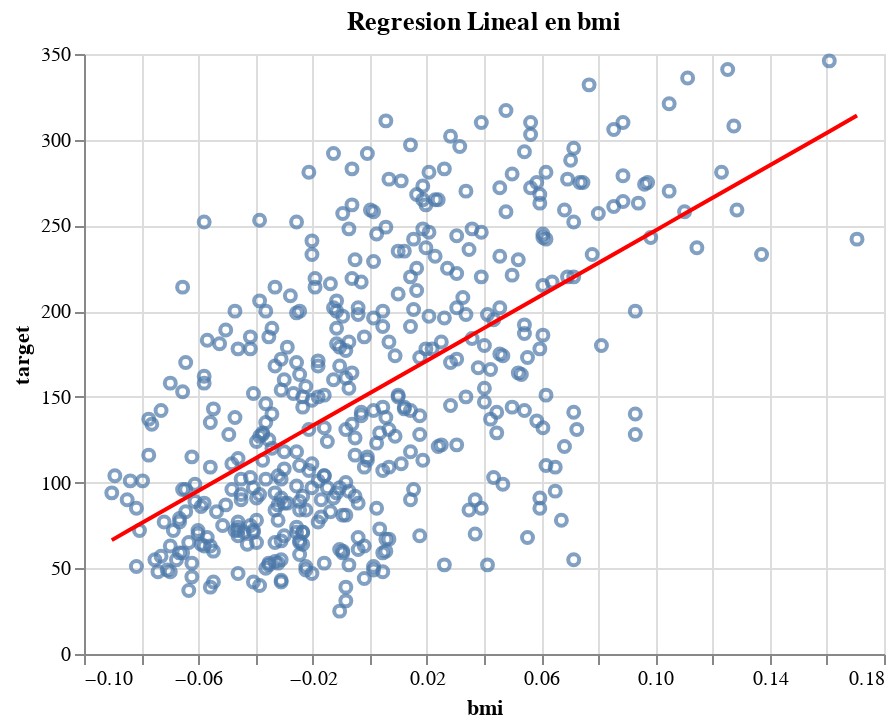

The code cell stored with this chart in its notebook:
### Code cell
line_values=regr.coef_ * diabetes_X["bmi"] + regr.intercept_ #Se crea una serie con los valores de la recta
line_values=line_values.rename("valores")
diabetes_df=pd.concat([diabetes,line_values],axis=1) #Se agrega la serie al dataframe como columna para graficar con altair

points=alt.Chart(diabetes_df).mark_point().encode(
    x="bmi",
    y=alt.Y("target", axis=alt.Axis(title="target"))
).properties(
    title="Regresion Lineal en bmi")

line=alt.Chart(diabetes_df).mark_line(
    color="red",
    size=2
).encode(
    x="bmi",
    y="valores"
)

points + line

### Figure 1 — Vega-Lite specification as saved in the notebook (floating-point values rounded to 4 significant figures; data arrays with more than 128 entries replaced by an {"elided": "..."} marker saying what was removed)
{"config": {"background": "white", "view": {"continuousWidth": 400, "continuousHeight": 300}}, "layer": [{"mark": "point", "encoding": {"x": {"type": "quantitative", "field": "bmi"}, "y": {"type": "quantitative", "axis": {"title": "target"}, "field": "target"}}, "title": "Regresion Lineal en bmi"}, {"mark": {"type": "line", "color": "red", "size": 2}, "encoding": {"x": {"type": "quantitative", "field": "bmi"}, "y": {"type": "quantitative", "field": "valores"}}}], "data": {"name": "data-05dd2fa21bc74ef574017f8b2571b102"}, "$schema": "https://vega.github.io/schema/vega-lite/v4.8.1.json", "datasets": {"data-05dd2fa21bc74ef574017f8b2571b102": {"elided": "442 records"}}}
